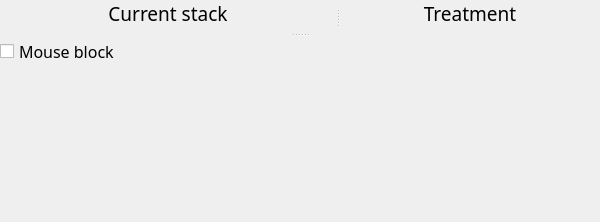
       <widget class="QSplitter" name="splitter_2">
        <property name="sizePolicy">
         <sizepolicy hsizetype="MinimumExpanding" vsizetype="Expanding">
          <horstretch>0</horstretch>
          <verstretch>0</verstretch>
         </sizepolicy>
        </property>
        <property name="orientation">
         <enum>Qt::Orientation::Vertical</enum>
        </property>
        <widget class="QSplitter" name="splitter">
         <property name="orientation">
          <enum>Qt::Orientation::Horizontal</enum>
         </property>
         <widget class="QWidget" name="layoutWidget">
          <layout class="QVBoxLayout" name="verticalLayout">
           <item>
            <widget class="QLabel" name="label_CurrentStack">
             <property name="palette">
              <palette>
               <active>
                <colorrole role="WindowText">
                 <brush brushstyle="SolidPattern">
                  <color alpha="255">
                   <red>0</red>
                   <green>0</green>
                   <blue>0</blue>
                  </color>
                 </brush>
                </colorrole>
                <colorrole role="Button">
                 <brush brushstyle="SolidPattern">
                  <color alpha="255">
                   <red>253</red>
                   <green>249</green>
                   <blue>248</blue>
                  </color>
                 </brush>
                </colorrole>
                <colorrole role="Text">
                 <brush brushstyle="SolidPattern">
                  <color alpha="255">
                   <red>0</red>
                   <green>0</green>
                   <blue>0</blue>
                  </color>
                 </brush>
                </colorrole>
                <colorrole role="ButtonText">
                 <brush brushstyle="SolidPattern">
                  <color alpha="255">
                   <red>0</red>
                   <green>0</green>
                   <blue>0</blue>
                  </color>
                 </brush>
                </colorrole>
                <colorrole role="Base">
                 <brush brushstyle="SolidPattern">
                  <color alpha="255">
                   <red>253</red>
                   <green>249</green>
                   <blue>248</blue>
                  </color>
                 </brush>
                </colorrole>
                <colorrole role="Window">
                 <brush brushstyle="SolidPattern">
                  <color alpha="255">
                   <red>253</red>
                   <green>249</green>
                   <blue>248</blue>
                  </color>
                 </brush>
                </colorrole>
                <colorrole role="PlaceholderText">
                 <brush brushstyle="SolidPattern">
                  <color alpha="128">
                   <red>0</red>
                   <green>0</green>
                   <blue>0</blue>
                  </color>
                 </brush>
                </colorrole>
               </active>
               <inactive>
                <colorrole role="WindowText">
                 <brush brushstyle="SolidPattern">
                  <color alpha="255">
                   <red>0</red>
                   <green>0</green>
                   <blue>0</blue>
                  </color>
                 </brush>
                </colorrole>
                <colorrole role="Button">
                 <brush brushstyle="SolidPattern">
                  <color alpha="255">
                   <red>253</red>
                   <green>249</green>
                   <blue>248</blue>
                  </color>
                 </brush>
                </colorrole>
                <colorrole role="Text">
                 <brush brushstyle="SolidPattern">
                  <color alpha="255">
                   <red>0</red>
                   <green>0</green>
                   <blue>0</blue>
                  </color>
                 </brush>
                </colorrole>
                <colorrole role="ButtonText">
                 <brush brushstyle="SolidPattern">
                  <color alpha="255">
                   <red>0</red>
                   <green>0</green>
                   <blue>0</blue>
                  </color>
                 </brush>
                </colorrole>
                <colorrole role="Base">
                 <brush brushstyle="SolidPattern">
                  <color alpha="255">
                   <red>253</red>
                   <green>249</green>
                   <blue>248</blue>
                  </color>
                 </brush>
                </colorrole>
                <colorrole role="Window">
                 <brush brushstyle="SolidPattern">
                  <color alpha="255">
                   <red>253</red>
                   <green>249</green>
                   <blue>248</blue>
                  </color>
                 </brush>
                </colorrole>
                <colorrole role="PlaceholderText">
                 <brush brushstyle="SolidPattern">
                  <color alpha="128">
                   <red>0</red>
                   <green>0</green>
                   <blue>0</blue>
                  </color>
                 </brush>
                </colorrole>
               </inactive>
               <disabled>
                <colorrole role="WindowText">
                 <brush brushstyle="SolidPattern">
                  <color alpha="255">
                   <red>0</red>
                   <green>0</green>
                   <blue>0</blue>
                  </color>
                 </brush>
                </colorrole>
                <colorrole role="Button">
                 <brush brushstyle="SolidPattern">
                  <color alpha="255">
                   <red>253</red>
                   <green>249</green>
                   <blue>248</blue>
                  </color>
                 </brush>
                </colorrole>
                <colorrole role="Text">
                 <brush brushstyle="SolidPattern">
                  <color alpha="255">
                   <red>0</red>
                   <green>0</green>
                   <blue>0</blue>
                  </color>
                 </brush>
                </colorrole>
                <colorrole role="ButtonText">
                 <brush brushstyle="SolidPattern">
                  <color alpha="255">
                   <red>0</red>
                   <green>0</green>
                   <blue>0</blue>
                  </color>
                 </brush>
                </colorrole>
                <colorrole role="Base">
                 <brush brushstyle="SolidPattern">
                  <color alpha="255">
                   <red>253</red>
                   <green>249</green>
                   <blue>248</blue>
                  </color>
                 </brush>
                </colorrole>
                <colorrole role="Window">
                 <brush brushstyle="SolidPattern">
                  <color alpha="255">
                   <red>253</red>
                   <green>249</green>
                   <blue>248</blue>
                  </color>
                 </brush>
                </colorrole>
                <colorrole role="PlaceholderText">
                 <brush brushstyle="SolidPattern">
                  <color alpha="128">
                   <red>0</red>
                   <green>0</green>
                   <blue>0</blue>
                  </color>
                 </brush>
                </colorrole>
               </disabled>
              </palette>
             </property>
             <property name="font">
              <font>
               <family>Noto Sans Cond</family>
               <pointsize>14</pointsize>
               <italic>false</italic>
               <bold>false</bold>
              </font>
             </property>
             <property name="styleSheet">
              <string notr="true"/>
             </property>
             <property name="lineWidth">
              <number>1</number>
             </property>
             <property name="midLineWidth">
              <number>0</number>
             </property>
             <property name="text">
              <string>Current stack</string>
             </property>
             <property name="scaledContents">
              <bool>false</bool>
             </property>
             <property name="alignment">
              <set>Qt::AlignmentFlag::AlignCenter</set>
             </property>
            </widget>
           </item>
           <item>
            <widget class="ImageView" name="expSeries" native="true"/>
           </item>
          </layout>
         </widget>
         <widget class="QWidget" name="layoutWidget">
          <layout class="QVBoxLayout" name="verticalLayout_2">
           <item>
            <widget class="QLabel" name="label_Treatment">
             <property name="palette">
              <palette>
               <active>
                <colorrole role="WindowText">
                 <brush brushstyle="SolidPattern">
                  <color alpha="255">
                   <red>0</red>
                   <green>0</green>
                   <blue>0</blue>
                  </color>
                 </brush>
                </colorrole>
                <colorrole role="Button">
                 <brush brushstyle="SolidPattern">
                  <color alpha="255">
                   <red>253</red>
                   <green>249</green>
                   <blue>248</blue>
                  </color>
                 </brush>
                </colorrole>
                <colorrole role="Text">
                 <brush brushstyle="SolidPattern">
                  <color alpha="255">
                   <red>0</red>
                   <green>0</green>
                   <blue>0</blue>
                  </color>
                 </brush>
                </colorrole>
                <colorrole role="ButtonText">
                 <brush brushstyle="SolidPattern">
                  <color alpha="255">
                   <red>0</red>
                   <green>0</green>
                   <blue>0</blue>
                  </color>
                 </brush>
                </colorrole>
                <colorrole role="Base">
                 <brush brushstyle="SolidPattern">
                  <color alpha="255">
                   <red>253</red>
                   <green>249</green>
                   <blue>248</blue>
                  </color>
                 </brush>
                </colorrole>
                <colorrole role="Window">
                 <brush brushstyle="SolidPattern">
                  <color alpha="255">
                   <red>253</red>
                   <green>249</green>
                   <blue>248</blue>
                  </color>
                 </brush>
                </colorrole>
                <colorrole role="PlaceholderText">
                 <brush brushstyle="SolidPattern">
                  <color alpha="128">
                   <red>0</red>
                   <green>0</green>
                   <blue>0</blue>
                  </color>
                 </brush>
                </colorrole>
               </active>
               <inactive>
                <colorrole role="WindowText">
                 <brush brushstyle="SolidPattern">
                  <color alpha="255">
                   <red>0</red>
                   <green>0</green>
                   <blue>0</blue>
                  </color>
                 </brush>
                </colorrole>
                <colorrole role="Button">
                 <brush brushstyle="SolidPattern">
                  <color alpha="255">
                   <red>253</red>
                   <green>249</green>
                   <blue>248</blue>
                  </color>
                 </brush>
                </colorrole>
                <colorrole role="Text">
                 <brush brushstyle="SolidPattern">
                  <color alpha="255">
                   <red>0</red>
                   <green>0</green>
                   <blue>0</blue>
                  </color>
                 </brush>
                </colorrole>
                <colorrole role="ButtonText">
                 <brush brushstyle="SolidPattern">
                  <color alpha="255">
                   <red>0</red>
                   <green>0</green>
                   <blue>0</blue>
                  </color>
                 </brush>
                </colorrole>
                <colorrole role="Base">
                 <brush brushstyle="SolidPattern">
                  <color alpha="255">
                   <red>253</red>
                   <green>249</green>
                   <blue>248</blue>
                  </color>
                 </brush>
                </colorrole>
                <colorrole role="Window">
                 <brush brushstyle="SolidPattern">
                  <color alpha="255">
                   <red>253</red>
                   <green>249</green>
                   <blue>248</blue>
                  </color>
                 </brush>
                </colorrole>
                <colorrole role="PlaceholderText">
                 <brush brushstyle="SolidPattern">
                  <color alpha="128">
                   <red>0</red>
                   <green>0</green>
                   <blue>0</blue>
                  </color>
                 </brush>
                </colorrole>
               </inactive>
               <disabled>
                <colorrole role="WindowText">
                 <brush brushstyle="SolidPattern">
                  <color alpha="255">
                   <red>0</red>
                   <green>0</green>
                   <blue>0</blue>
                  </color>
                 </brush>
                </colorrole>
                <colorrole role="Button">
                 <brush brushstyle="SolidPattern">
                  <color alpha="255">
                   <red>253</red>
                   <green>249</green>
                   <blue>248</blue>
                  </color>
                 </brush>
                </colorrole>
                <colorrole role="Text">
                 <brush brushstyle="SolidPattern">
                  <color alpha="255">
                   <red>0</red>
                   <green>0</green>
                   <blue>0</blue>
                  </color>
                 </brush>
                </colorrole>
                <colorrole role="ButtonText">
                 <brush brushstyle="SolidPattern">
                  <color alpha="255">
                   <red>0</red>
                   <green>0</green>
                   <blue>0</blue>
                  </color>
                 </brush>
                </colorrole>
                <colorrole role="Base">
                 <brush brushstyle="SolidPattern">
                  <color alpha="255">
                   <red>253</red>
                   <green>249</green>
                   <blue>248</blue>
                  </color>
                 </brush>
                </colorrole>
                <colorrole role="Window">
                 <brush brushstyle="SolidPattern">
                  <color alpha="255">
                   <red>253</red>
                   <green>249</green>
                   <blue>248</blue>
                  </color>
                 </brush>
                </colorrole>
                <colorrole role="PlaceholderText">
                 <brush brushstyle="SolidPattern">
                  <color alpha="128">
                   <red>0</red>
                   <green>0</green>
                   <blue>0</blue>
                  </color>
                 </brush>
                </colorrole>
               </disabled>
              </palette>
             </property>
             <property name="font">
              <font>
               <family>Noto Sans Cond</family>
               <pointsize>14</pointsize>
               <italic>false</italic>
               <bold>false</bold>
              </font>
             </property>
             <property name="styleSheet">
              <string notr="true"/>
             </property>
             <property name="lineWidth">
              <number>1</number>
             </property>
             <property name="midLineWidth">
              <number>0</number>
             </property>
             <property name="text">
              <string>Treatment</string>
             </property>
             <property name="scaledContents">
              <bool>false</bool>
             </property>
             <property name="alignment">
              <set>Qt::AlignmentFlag::AlignCenter</set>
             </property>
            </widget>
           </item>
           <item>
            <widget class="ImageView" name="dataview" native="true"/>
           </item>
          </layout>
         </widget>
        </widget>
        <widget class="QWidget" name="layoutWidget">
         <layout class="QVBoxLayout" name="verticalLayout_3">
          <item alignment="">
           <widget class="QCheckBox" name="mouseLock">
            <property name="font">
             <font>
              <family>Noto Sans Cond</family>
              <pointsize>12</pointsize>
              <italic>false</italic>
              <bold>false</bold>
             </font>
            </property>
            <property name="styleSheet">
             <string notr="true"/>
            </property>
            <property name="text">
             <string>Mouse block</string>
            </property>
           </widget>
          </item>
          <item>
           <widget class="PlotWidget" name="profiles" native="true">
            <property name="enabled">
             <bool>true</bool>
            </property>
            <property name="minimumSize">
             <size>
              <width>600</width>
              <height>150</height>
             </size>
            </property>
            <property name="styleSheet">
             <string notr="true"/>
            </property>
           </widget>
          </item>
         </layout>
        </widget>
       </widget>
